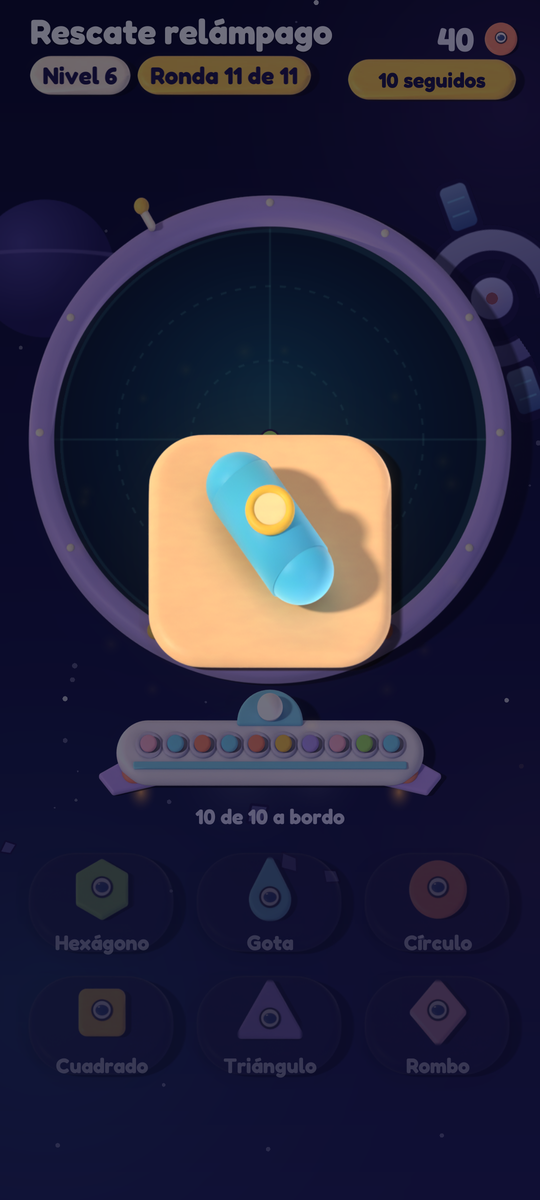
#> input picture docs/previews/hud-consigna/veil-antes-radar.png, 540 x 1200 px
$ python hud_consigna.py ../../docs/previews/arte-juegos-2.png
#> lines starting #> are read from the running program, lines starting #| are printed output that depends on the picture; after the words box and inside, x2 and y2 are one past the last pixel; in counts of white or black regions, pixels touching at a corner belong together
# -*- coding: utf-8 -*-
"""Lámina «hoy | propuesta» del marcador común de dos filas y de la fila de consigna (Tarea 127, `auditoria-fable/pulido-juegos.md` §1.1, §1.2 y §1.7): Tinta o Palabra, Rastro de luz, Correo Estelar y Piloto Estelar con sus capturas REALES de Unity
(`bash tools/verificar-todo.sh --capturas stroop,secuencia,correo,piloto`), y el tutorial de dos juegos con la fila fija de «Práctica (sin puntos)» y «Saltar tutorial».
«Hoy» son las tomas de antes de la tarea (se copian de una corrida anterior: variable NUBI_HOY_CAPTURAS = la carpeta unity/test-results/capturas de entonces) y «propuesta» las de esta.

Uso:
  python -I tools/previews/hud_consigna.py --tomar     copia (a 540 px de ancho) las tomas a docs/previews/hud-consigna/
  python -I tools/previews/hud_consigna.py             arma docs/previews/hud-consigna.png con lo que hay en docs/previews/hud-consigna/
"""
import os, sys
from PIL import Image, ImageDraw, ImageFont

ROOT = os.path.dirname(os.path.dirname(os.path.dirname(os.path.abspath(__file__))))
SRC = os.path.join(ROOT, 'docs', 'previews', 'hud-consigna')
OUT = os.path.join(ROOT, 'docs', 'previews', 'hud-consigna.png')
CAP = os.path.join(ROOT, 'unity', 'test-results', 'capturas')
HOY = os.environ.get('NUBI_HOY_CAPTURAS', '')
FONT = os.path.join(ROOT, 'app', 'src', 'main', 'res', 'font', 'fredoka.ttf'); NUNITO = os.path.join(ROOT, 'app', 'src', 'main', 'res', 'font', 'nunito_regular.ttf')
BG = (9, 11, 38); SUN = (255, 201, 60); DIM = (186, 190, 230); WHITE = (255, 255, 255)
PW = 310
# (id del juego, nombre, sufijo de la toma de juego, sufijo de la toma del tutorial o None)
GAMES = [('stroop', 'Tinta o Palabra', 't20', 'tutorial-3'), ('secuencia', 'Rastro de luz', 't20', 'tutorial-1'),
         ('correo', 'Correo Estelar', 'cinta-dorado', None), ('piloto', 'Piloto Estelar', 'senal-atrapada', None)]


def toma(folder, game, suffix):
    d = os.path.join(folder, game)
    if not folder or not os.path.isdir(d): return None
    for name in sorted(os.listdir(d)):
        if name.endswith('-' + suffix + '.png'): return os.path.join(d, name)
    return None


def chico(im, w=540):
    return im.convert('RGB').resize((w, int(im.height * w / im.width)), Image.LANCZOS)


def tomar():
    os.makedirs(SRC, exist_ok=True)
    faltan = []
    for g, _, play, tut in GAMES:
        for kind, suffix in (('play', play), ('tut', tut)):
            if suffix is None: continue
            for era, folder in (('hoy', HOY), ('prop', CAP)):
                p = toma(folder, g, suffix)
                if p: chico(Image.open(p)).save(os.path.join(SRC, '%s-%s-%s.png' % (era, kind, g)), optimize=True)
                else: faltan.append('%s-%s-%s' % (era, kind, g))
    # la pausa de Tinta: hoy, y la propuesta con su pregunta de «Reiniciar»
    for era, folder, suffix, name in (('hoy', HOY, 'pausa', 'hoy-pausa-stroop'), ('prop', CAP, 'pausa', 'prop-pausa-stroop'), ('prop', CAP, 'pausa-reiniciar', 'prop-pausa-reiniciar-stroop')):
        p = toma(folder, 'stroop', suffix)
        if p: chico(Image.open(p)).save(os.path.join(SRC, name + '.png'), optimize=True)
        else: faltan.append(name)
    # el velo del momento del objeto en Rescate: antes (0,58, la hoja del un solo final) y ahora (0,75)
    antes = os.path.join(ROOT, 'docs', 'previews', 'final-unico', 'prop-momento-radar.png')
    if os.path.exists(antes): Image.open(antes).convert('RGB').save(os.path.join(SRC, 'veil-antes-radar.png'), optimize=True)
    else: faltan.append('veil-antes-radar')
    p = toma(CAP, 'radar', 'momento')
    if p: chico(Image.open(p)).save(os.path.join(SRC, 'veil-ahora-radar.png'), optimize=True)
    else: faltan.append('veil-ahora-radar')
    print('tomadas; faltan:', faltan or 'ninguna')


def fuente(path, size):
    f = ImageFont.truetype(path, size)
    if path == FONT:
        try: f.set_variation_by_name('Bold')
        except Exception: pass
    return f


def abre(name):
    p = os.path.join(SRC, name + '.png')
    return Image.open(p).convert('RGB') if os.path.exists(p) else None


def telefono(im, w):
#> called with w = 310
    if im is None:
        im = Image.new('RGB', (540, 1200), (30, 32, 70)); ImageDraw.Draw(im).text((20, 20), 'falta la toma', fill=WHITE)
#> after `im = Image.new('RGB', (540, 1200), (30, 32, 70))`:
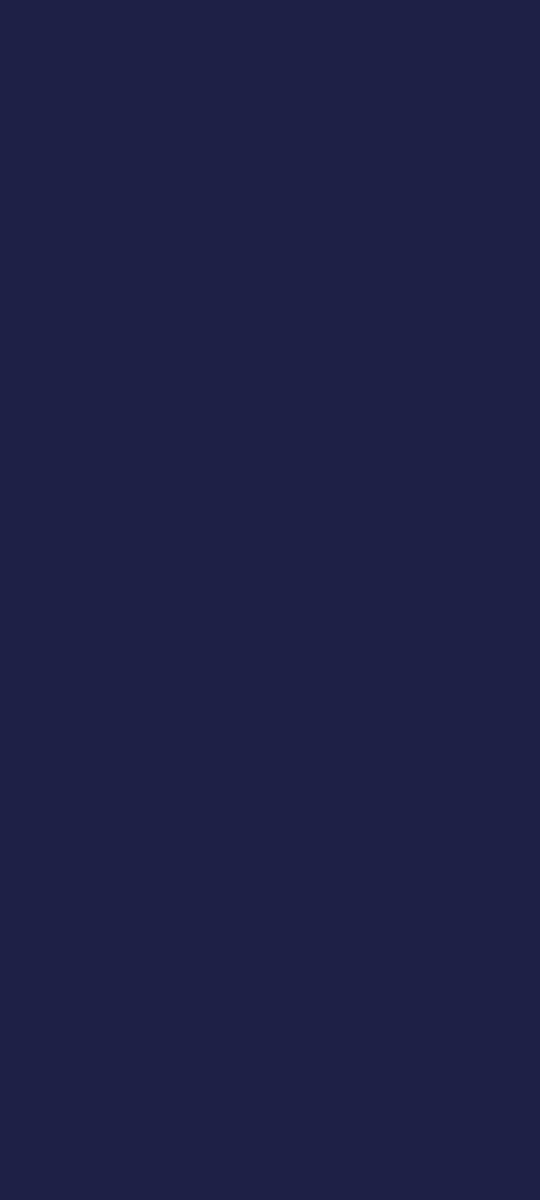
#> im: PIL image 540x1200 RGB; mean R, G, B 30, 32, 70
    h = int(im.height * w / im.width)
#> h = 688
    im = im.resize((w, h), Image.LANCZOS)
#> im: PIL image 310x688 RGB
    mask = Image.new('L', (w, h), 0); ImageDraw.Draw(mask).rounded_rectangle((0, 0, w - 1, h - 1), 22, fill=255)
#> after `mask = Image.new('L', (w, h), 0)`: mask: PIL image 310x688 L; every value is 0
#> after `ImageDraw.Draw(mask).rounded_rectangle((0, 0, w - 1, h - 1), 22, fill=`:
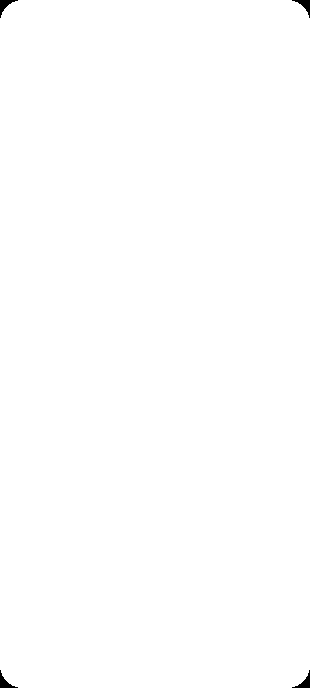
#> mask: PIL image 310x688 L; 99.8% white; 4 black regions, box (x1, y1, x2, y2) and area: (0, 0, 18, 18) 111, (292, 0, 310, 18) 111, (0, 670, 18, 688) 111, (292, 670, 310, 688) 111
    out = Image.new('RGBA', (w, h), (0, 0, 0, 0)); out.paste(im, (0, 0), mask)
#> after `out = Image.new('RGBA', (w, h), (0, 0, 0, 0))`: out: PIL image 310x688 RGBA; every value is 0
    ImageDraw.Draw(out).rounded_rectangle((0, 0, w - 1, h - 1), 22, outline=(60, 64, 120, 255), width=2)
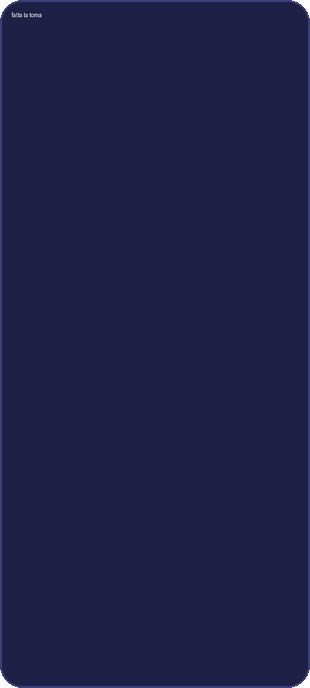
#> out: PIL image 310x688 RGBA; mean R, G, B, A 30.5, 32.6, 70.8, 254.5; transparent parts drawn white
    return out


def main():
    if '--tomar' in sys.argv:
        tomar(); return
    f_t = fuente(FONT, 38); f_h = fuente(FONT, 27); f_s = fuente(NUNITO, 21); f_c = fuente(NUNITO, 19)
    gap, mar = 22, 50
    ph = int(1200 * PW / 540)
    Wt = 2 * mar + 4 * PW + 3 * gap
    block = 64 + ph + 30
    tut = [g for g in GAMES if g[3]]
    Ht = 150 + 2 * block + 60 + 56 + ph + 60 + 56 + ph + 60 + 56 + ph + 70
    sheet = Image.new('RGB', (Wt, Ht), BG)
    d = ImageDraw.Draw(sheet)
    d.text((mar, 28), 'Marcador común y fila de consigna: hoy | propuesta', font=f_t, fill=SUN)
    d.text((mar, 80), 'Fila 1: título a 18 dp y el avance en un chip. Fila 2: la consigna y, a la derecha, su fase. «Nivel» ya no se ve; «×N seguidos» aparece solo desde 2.', font=f_s, fill=DIM)
    d.text((mar, 106), 'Todas las tomas son capturas reales de Unity (verificar-todo.sh --capturas).', font=f_s, fill=DIM)
    y = 150
    for era, titulo, kind in (('hoy', 'HOY', 'play'), ('prop', 'PROPUESTA', 'play')):
        d.text((mar, y), titulo, font=f_h, fill=WHITE if era == 'hoy' else SUN)
        for i, (g, nombre, _, _) in enumerate(GAMES):
            x = mar + i * (PW + gap)
            d.text((x, y + 36), nombre, font=f_c, fill=DIM)
            im = telefono(abre('%s-%s-%s' % (era, kind, g)), PW)
            sheet.paste(im, (x, y + 64), im)
        y += block
#> pass 2 of the loop in main, `for era, titulo, kind in (('hoy', 'HOY', 'play'), ('prop', 'PROPUESTA'..`:
#> in main, `sheet.paste(im, (x, y + 64), im)`:
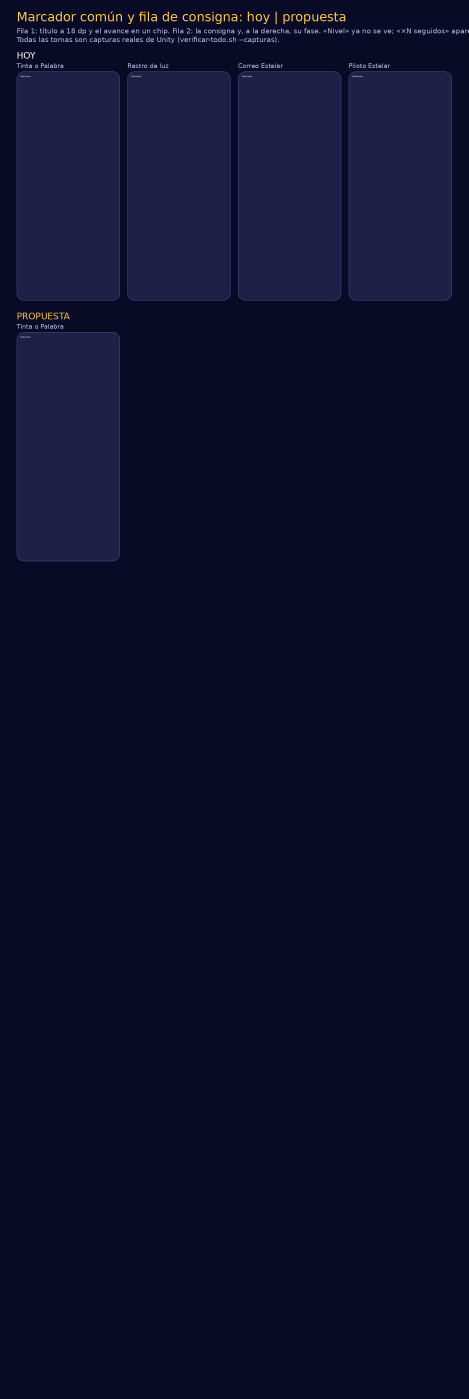
#> sheet: PIL image 1406x4196 RGB (shown at 1/3 size); mean R, G, B 13.6, 15.5, 44.4
    y += 20
    d.text((mar, y), 'Tutorial: los controles siempre arriba, en una fila (los 17 juegos)', font=f_h, fill=SUN)
    y += 56
    x = mar
    for g, nombre, _, tsuf in tut:
        for era in ('hoy', 'prop'):
            d.text((x, y - 24), '%s · %s' % (nombre, 'hoy' if era == 'hoy' else 'propuesta'), font=f_c, fill=DIM)
            im = telefono(abre('%s-tut-%s' % (era, g)), PW)
            sheet.paste(im, (x, y), im)
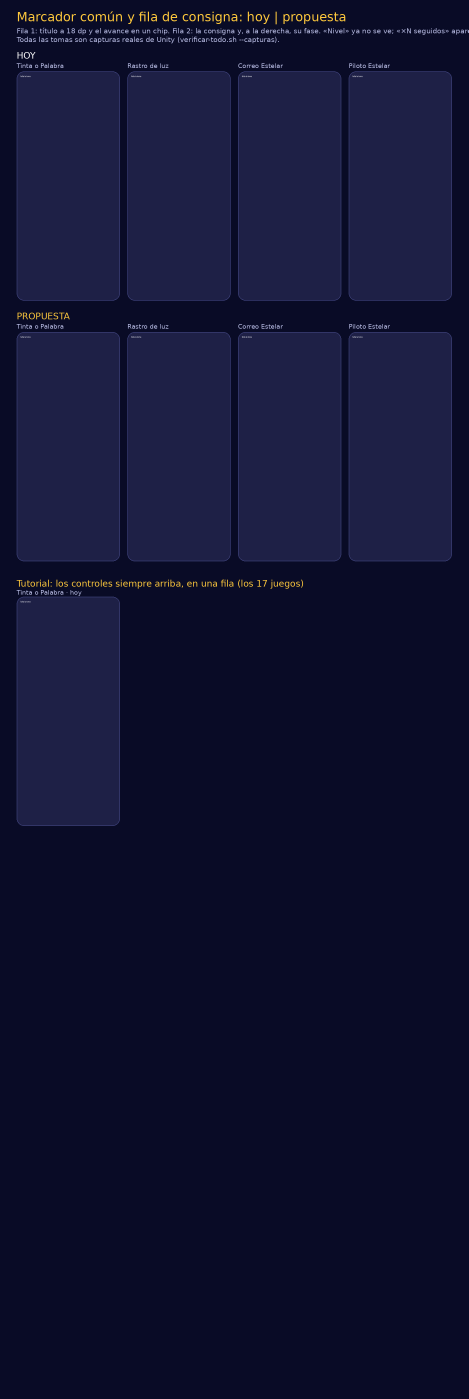
#> sheet: PIL image 1406x4196 RGB (shown at 1/3 size); mean R, G, B 17, 18.9, 49.2
            x += PW + gap
#> pass 2 of the loop in main, `for g, nombre, _, tsuf in tut:`:
    y += ph + 60
    d.text((mar, y), 'Pausa: «Reiniciar» pregunta antes de tirar la partida; el subtítulo sube a 16 dp', font=f_h, fill=SUN)
    y += 56
    x = mar
    for name, leg in (('hoy-pausa-stroop', 'hoy'), ('prop-pausa-stroop', 'propuesta'), ('prop-pausa-reiniciar-stroop', 'propuesta: al tocar «Reiniciar»')):
        d.text((x, y - 24), 'Tinta o Palabra · ' + leg, font=f_c, fill=DIM)
        im = telefono(abre(name), PW)
        sheet.paste(im, (x, y), im)
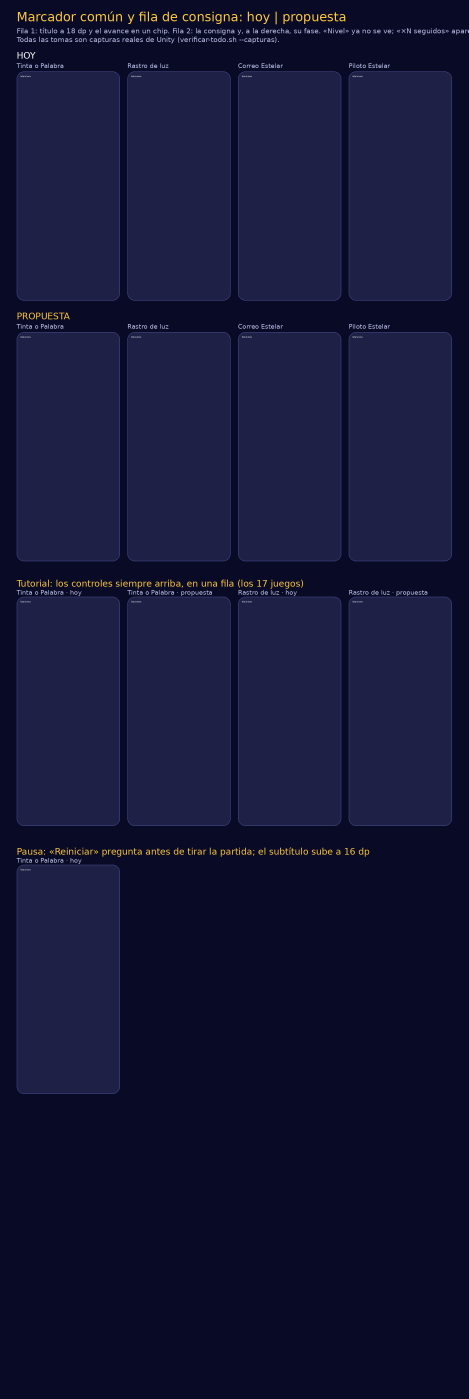
#> sheet: PIL image 1406x4196 RGB (shown at 1/3 size); mean R, G, B 20.4, 22.2, 54.1
        x += PW + gap
#> pass 2 of the loop in main, `for name, leg in (('hoy-pausa-stroop', 'hoy'), ('prop-pausa-stroop', '..`:
    y += ph + 60
    d.text((mar, y), 'El momento del objeto: el velo sube de 0,58 a 0,75 (el marcador ya se apagaba: texto a 44 %)', font=f_h, fill=SUN)
    y += 56
    x = mar
    for name, leg in (('veil-antes-radar', 'Rescate · velo 0,58'), ('veil-ahora-radar', 'Rescate · velo 0,75')):
        d.text((x, y - 24), leg, font=f_c, fill=DIM)
        im = telefono(abre(name), PW)
#> in abre, returned value is the input picture: PIL image 540x1200 RGB; mean R, G, B 40.6, 38.9, 61.4
#> in telefono (call 16), `ImageDraw.Draw(out).rounded_rectangle((0, 0, w - 1, h - 1), 22, outlin..`:
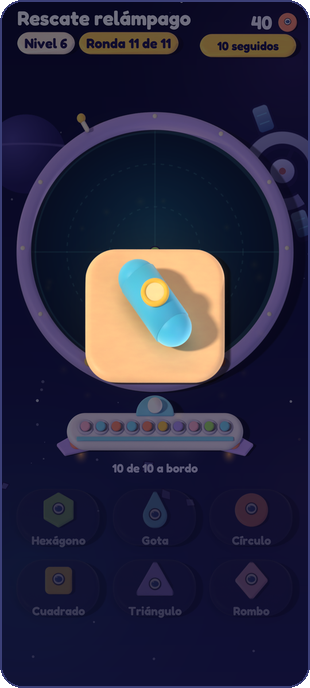
#> out: PIL image 310x688 RGBA; mean R, G, B, A 41.4, 39.8, 62.6, 254.5; transparent parts drawn white
        sheet.paste(im, (x, y), im)
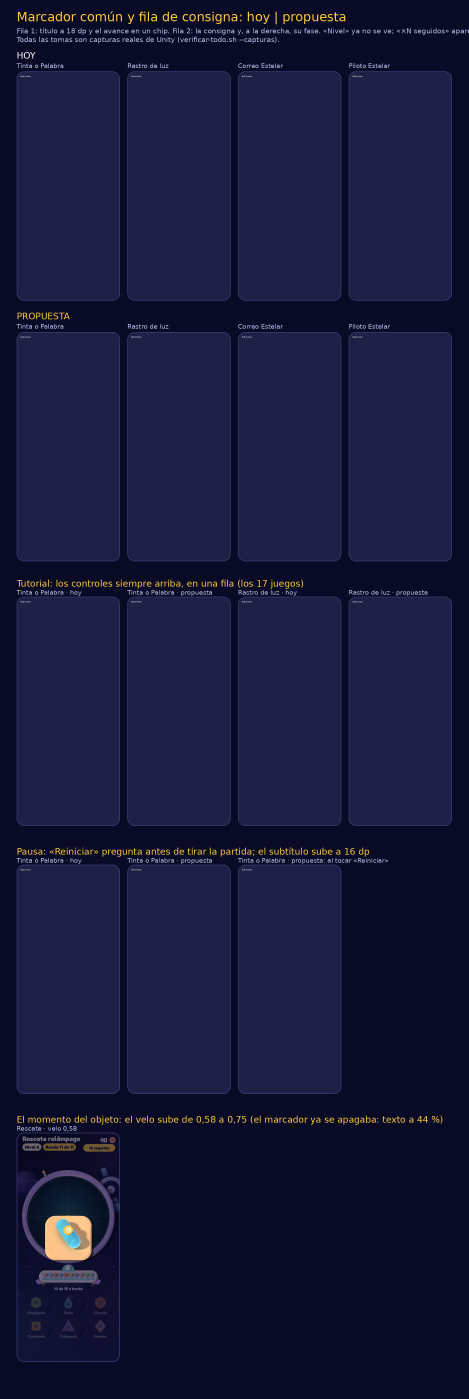
#> sheet: PIL image 1406x4196 RGB (shown at 1/3 size); mean R, G, B 23.5, 25.2, 57.5
        x += PW + gap
#> pass 2 of the loop in main, `for name, leg in (('veil-antes-radar', 'Rescate · velo 0,58'), ('veil-..`:
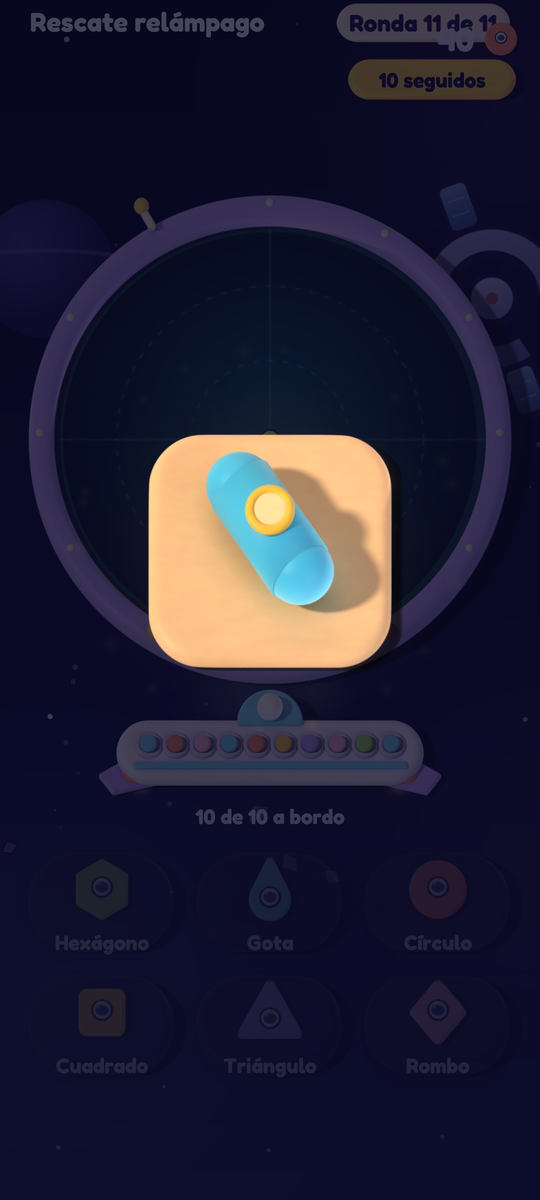
#> input picture docs/previews/hud-consigna/veil-ahora-radar.png, 540 x 1200 px
#> in abre, returned value is the input picture: PIL image 540x1200 RGB; mean R, G, B 33.7, 31.9, 52.9
#> in main, `sheet.paste(im, (x, y), im)`:
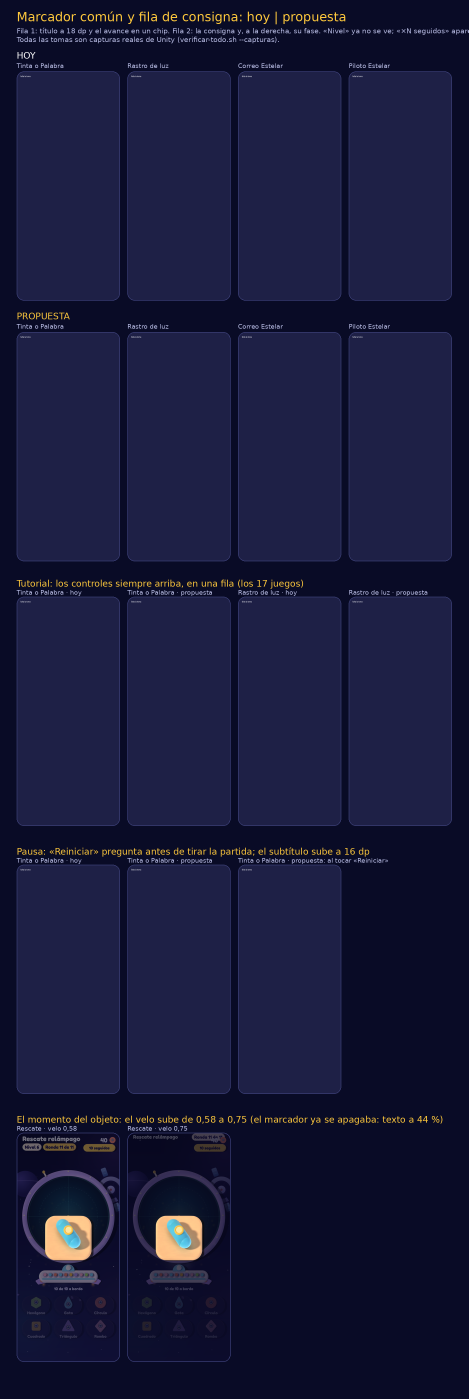
#> sheet: PIL image 1406x4196 RGB (shown at 1/3 size); mean R, G, B 24.4, 26, 58.1
    sheet.save(OUT, optimize=True)
    print('ok', OUT, sheet.size)
#| ok docs/previews/hud-consigna.png (1406, 4196)


if __name__ == '__main__':
    main()
